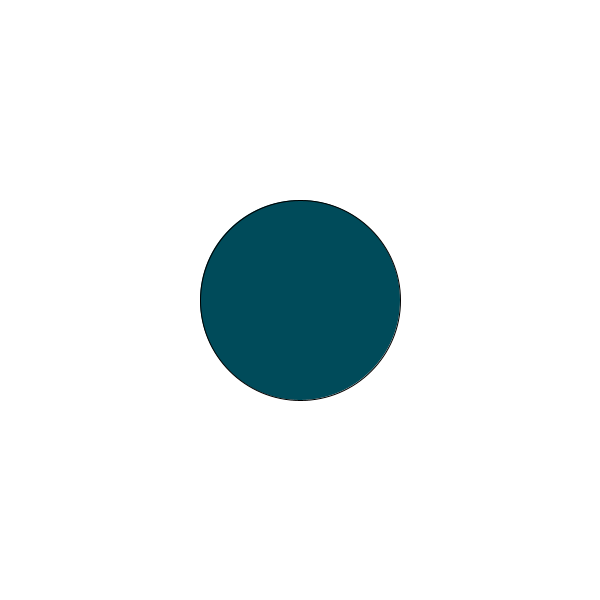
Frame 1 (no input)
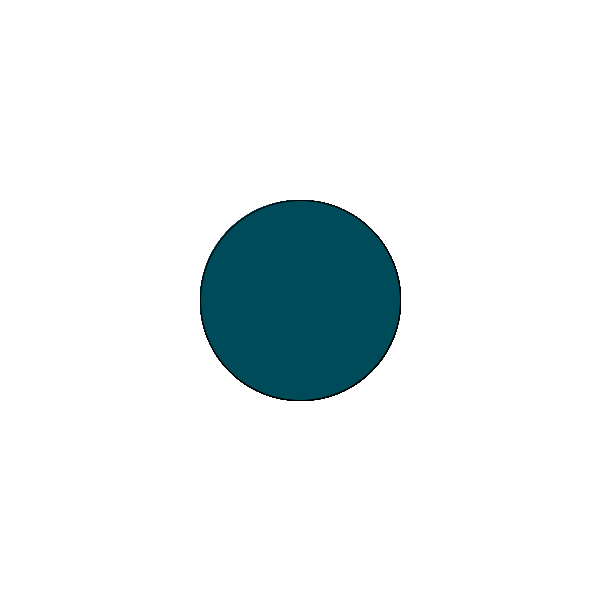
Frame 60 (the mouse pressed at the canvas centre just before this capture)
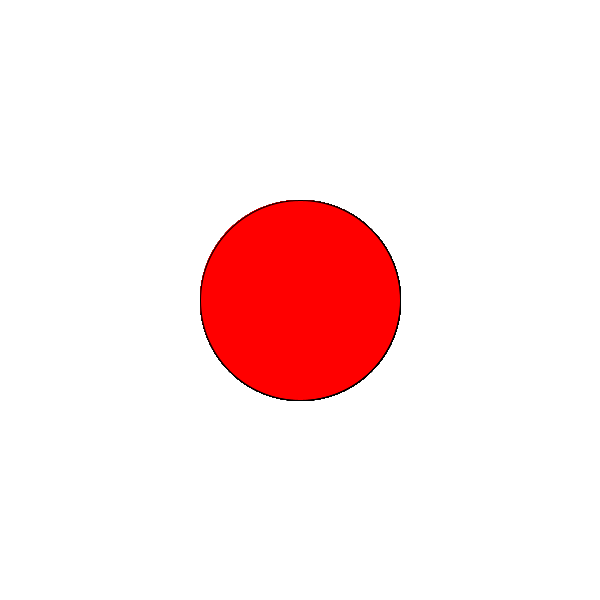
Frame 120 (the mouse held since frame 60 and released just before this capture)

The Processing sketch that drew these frames (run headless with seeded random() and noise(); from frame 60 on, the mouse is pressed at the canvas centre):

// Processing sketch: challenge01a
// ── challenge01a.pde
float circlex;
float circley;
float circler;

void setup(){

  size(600,600);
  background(255);
  
  circlex = width/2;
  circley = height/2;
  circler = 100;
 

}

void draw(){
  
  if(dist(mouseX,mouseY, circlex,circley)< circler){
    fill(255,0,0);
  }else{
    fill(0,75,90);  
  }

  ellipse(circlex,circley, circler*2,circler*2);
}
